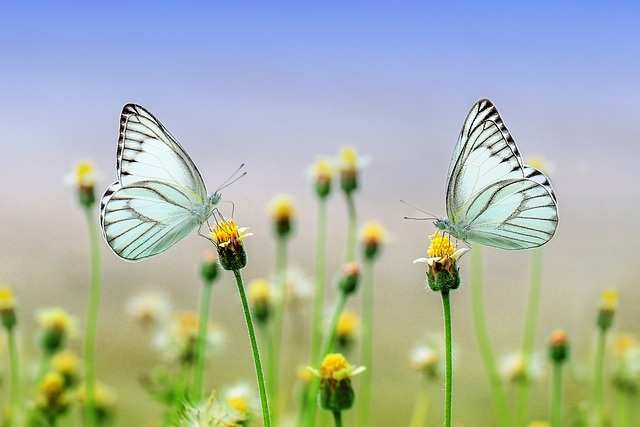
#> input picture Program & images/butterflies.jpg, 640 x 427 px
$ python work_2_3.py
#> lines starting #> are read from the running program, lines starting #| are printed output that depends on the picture
import numpy as np
import cv2

color = cv2.imread("butterflies.jpg", 1)
#> color is the input picture: shape (427, 640, 3); mean B, G, R 168.2, 180.2, 169.4

gray = cv2.cvtColor(color, cv2.COLOR_RGB2GRAY)  # converts to greyscale
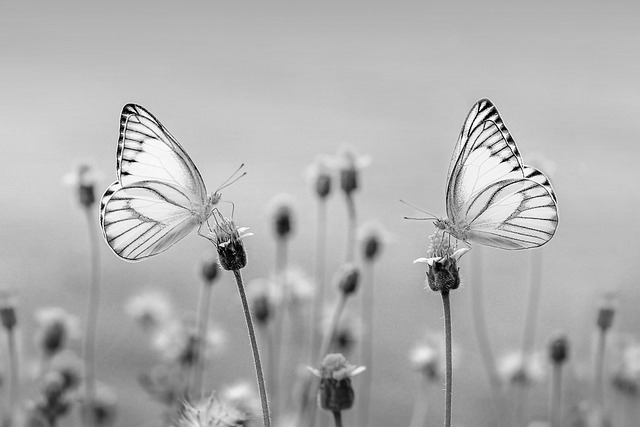
#> gray: shape (427, 640); min 0, max 255, mean 175.4
cv2.imwrite("grey.jpg", gray)                   # writes 'grey' to grey.jpg

# transparancy or alpha channel
b = color[:, :, 0]
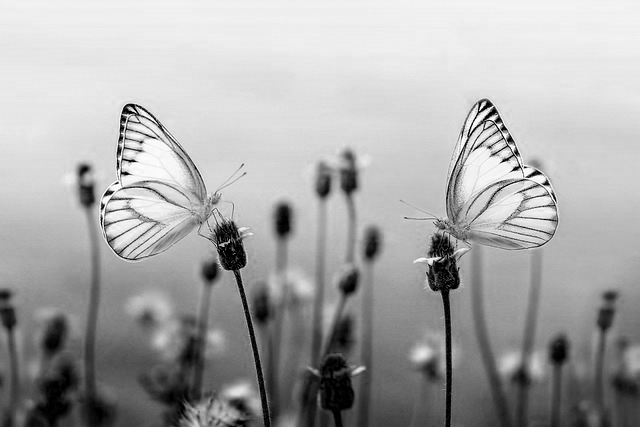
#> b: shape (427, 640); min 0, max 255, mean 168.2
g = color[:, :, 1]
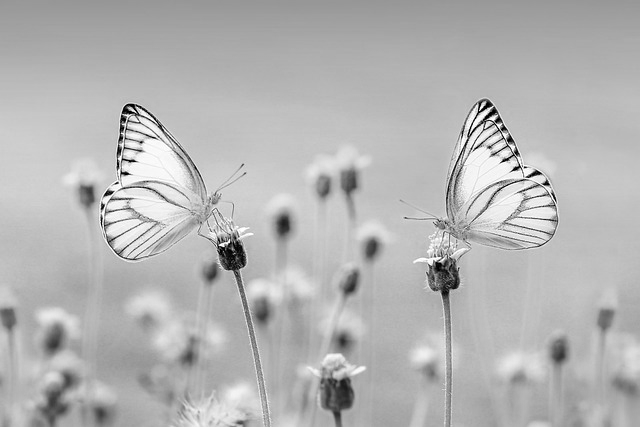
#> g: shape (427, 640); min 0, max 255, mean 180.2
r = color[:, :, 2]
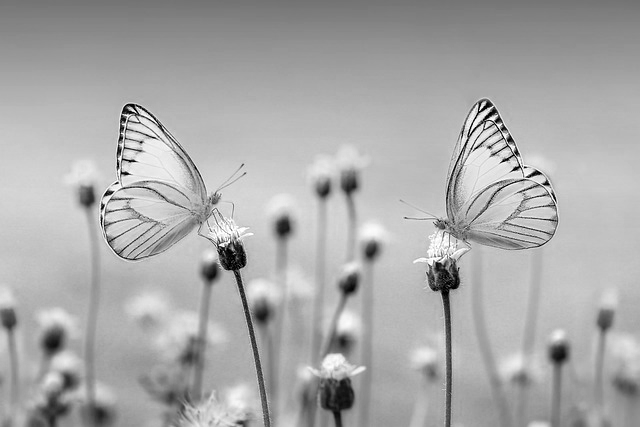
#> r: shape (427, 640); min 0, max 255, mean 169.4

rgba = cv2.merge((b, g, r, g))          # 4th argument 'g' is the alpha channel, it highlights all green colours to transparant
cv2.imwrite("rgba.png", rgba)           # jpg does not support 4th chanel which is transparency so we use png for transparency proprty

$ run again, with Program & images/butterfly.jpg copied over Program & images/butterflies.jpg
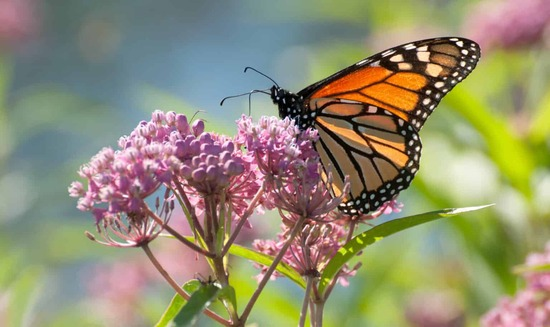
#> input picture Program & images/butterfly.jpg, 550 x 327 px
#> color is the input picture: shape (327, 550, 3); mean B, G, R 113.6, 141.5, 146.3
#> `g = color[:, :, 1]`:
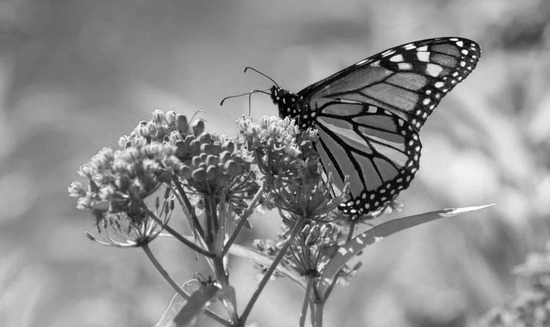
#> g: shape (327, 550); min 0, max 255, mean 141.5
#> `r = color[:, :, 2]`:
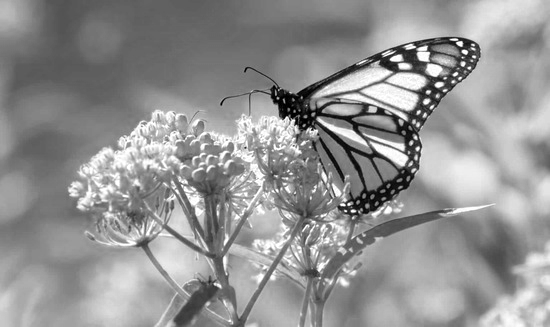
#> r: shape (327, 550); min 0, max 255, mean 146.3

$ run again, with Program & images/eye_detect.jpg copied over Program & images/butterflies.jpg
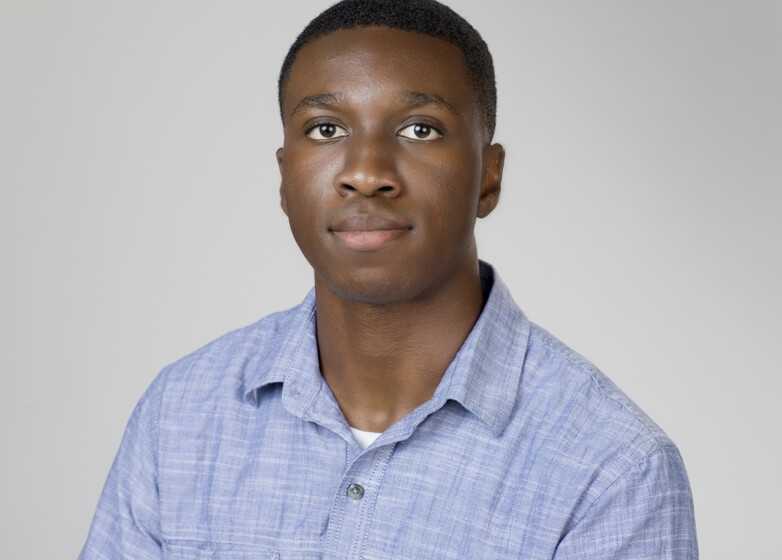
#> input picture Program & images/eye_detect.jpg, 782 x 560 px
#> color is the input picture: shape (560, 782, 3); mean B, G, R 179.8, 174, 176.1
#> `b = color[:, :, 0]`:
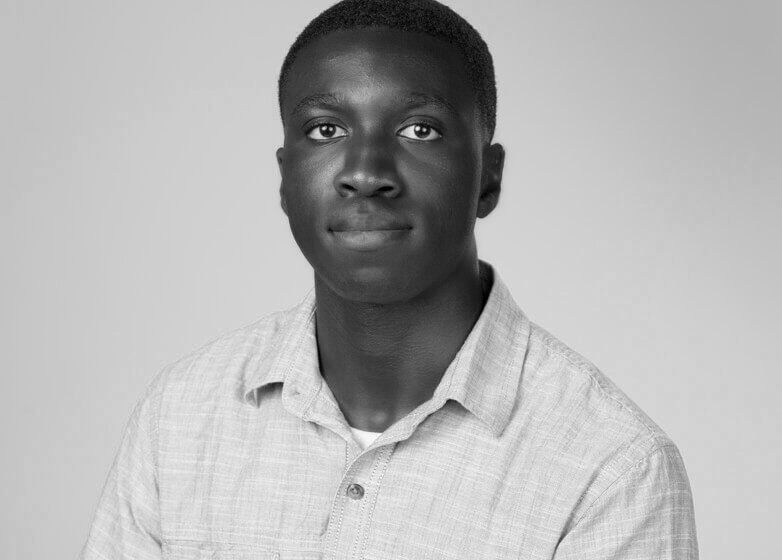
#> b: shape (560, 782); min 0, max 255, mean 179.8
#> `r = color[:, :, 2]`:
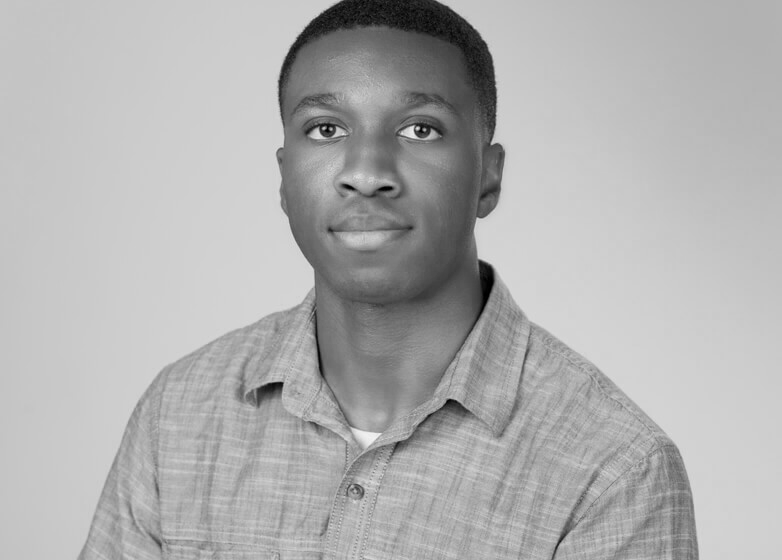
#> r: shape (560, 782); min 0, max 243, mean 176.1
